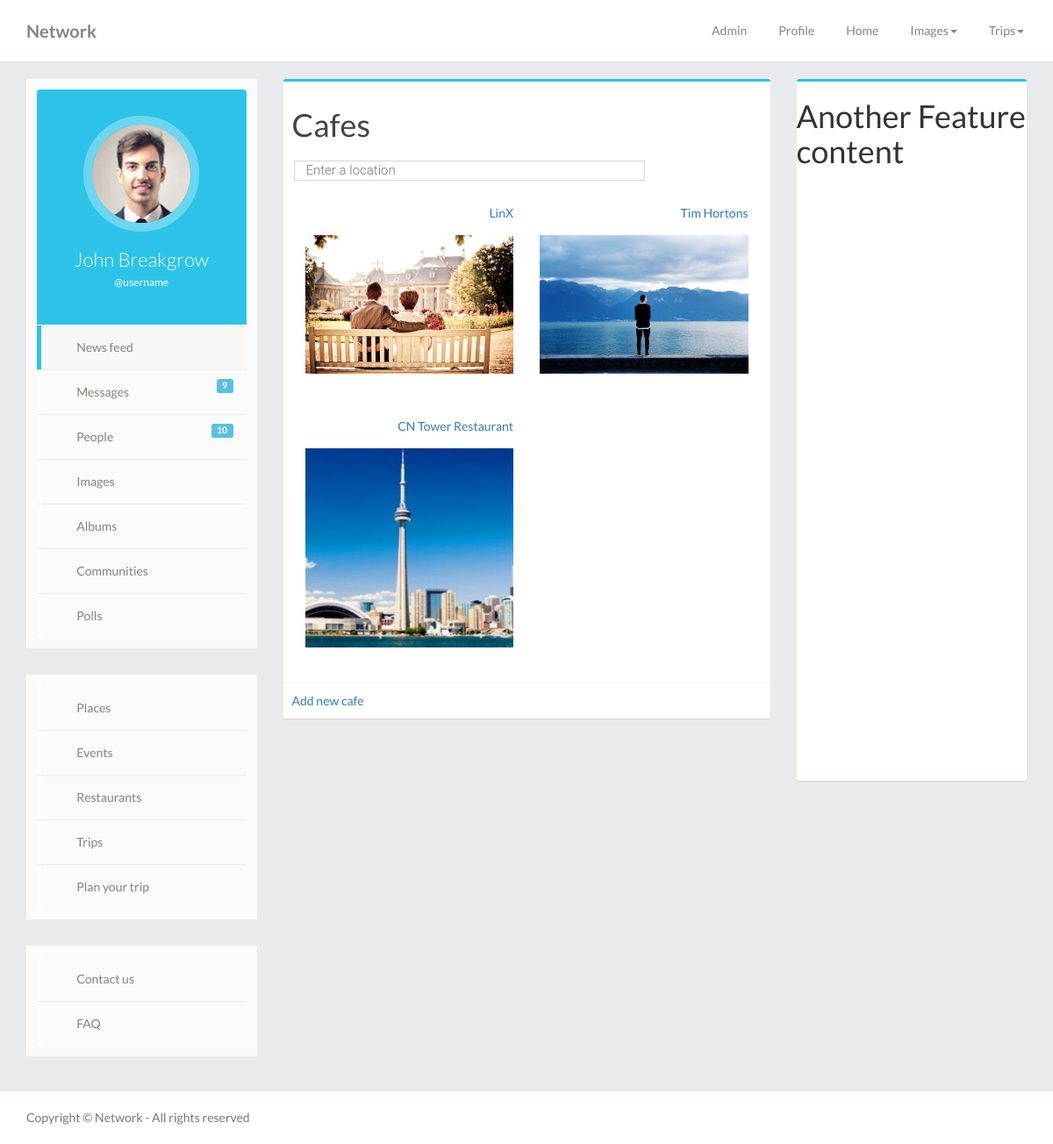
Page /home.php?feature=cafes&action=viewlist on the committed database.
### tables this page shows
CREATE TABLE `restaurants` (
  `id` int(10) NOT NULL,
  `global_type` int(11) NOT NULL DEFAULT '3',
  `cat_id` int(10) NOT NULL,
  `title` varchar(255) NOT NULL,
  `image` varchar(255) DEFAULT NULL,
  `description` text NOT NULL,
  `contact` varchar(255) DEFAULT NULL,
  `address` varchar(255) NOT NULL,
  `lat` varchar(255) NOT NULL,
  `lng` varchar(255) NOT NULL,
  `working_hours` varchar(255) NOT NULL,
  `rating` varchar(255) NOT NULL DEFAULT '0',
  `posted_by` int(10) NOT NULL,
  `posted_date` datetime NOT NULL,
  `approved` int(11) NOT NULL DEFAULT '0',
  `verified` int(11) NOT NULL DEFAULT '0'
);

### features/restaurants/models/cafe.php (called while the page is built, shortened)
<?php
class CafeDAO
{
    private $db;
    public function __construct($db)
    {
        $this->db=$db;
    }
    public function getUserCafes($user_id){
        $query ="SELECT * FROM restaurants WHERE posted_by=:usr;";
        $pdostmt=$this->db->prepare($query);
        $pdostmt->bindValue(':usr',$user_id,PDO::PARAM_STR);
        $pdostmt->execute();
        $cafes=$pdostmt->fetchAll(PDO::FETCH_CLASS,"Cafe");
        return $cafes;
    }
}
class Cafe implements JsonSerializable
{
    private $id;
    private $title;
    private $image;
    public function getId()
    {
        return $this->id;
    }
    public function getTitle()
    {
        return $this->title;
    }
    public function getImage()
    {
        return $this->image;
    }
}

### features/restaurants/views/view_cafes.php (the view, shortened to what this page needs)
<div class="box">
	<h1 class="box-header">Cafes</h1>
    <div style="height:40px;">
        <form id="search_form" action="" method="post">
            <input id="pac-input" name="search_place"  type="text" value="<?php echo $search_place;?>" placeholder="Enter a location">
        </form>
    </div>
    <div class="box-body row widget">
        <?php $counter = 0; foreach ($cafes as $cafe) {?>
        <div class="col-lg-6 col-md-6 col-sm-6 no-padding">
            <div class="widget-header">
                 <a href='home.php?feature=cafes&action=viewcafe&id=<?php echo($cafe->getId());?>'><?php echo(  $cafe->getTitle());?></a><br/>
            </div>
            <div class="widget-content">
                 <a href='home.php?feature=cafes&action=viewcafe&id=<?php echo($cafe->getId());?>'>
                    <img width="100%" src="<?php echo($cafe->getImage());?>">
                </a><br/>
            </div>
        </div>
        <?php if(++$counter % 2 === 0):?> </div><div class="box-body row widget"><?php endif;?>
        <?php };?>
    </div>
    <div class="box-footer">
        <a href="home.php?feature=cafes&action=addcafe">Add new cafe</a>
    </div>
</div>

### css/timeline.css (style rules this page uses)
html { position: relative; min-height: 100%; }
body { font-family: Lato,"Helvetica Neue",Arial,Verdana,Tahoma,"Lucida Sans",FreeSans,"Lucida Sans Unicode","Luxi Sans",sans-serif; background: #e9eaed; overflow-x:hidden; }
.widget { padding: 0; -webkit-box-shadow: none; -moz-box-shadow: none; box-shadow: none; margin: 0 0 30px 0 }
.widget-header { position: relative; min-height: 35px; background: #fff; color: #555; padding-left: 12px; text-align: right }
.box { position: relative; border-radius: 3px; background: #ffffff; border-top: 3px solid #2dc3e8; margin-bottom: 20px; width: 100%; box-shadow: 0 1px 1px rgba(0,0,0,0.1); }
.box-header { color: #444; display: block; padding: 10px; position: relative; }
.box-body { border-top-left-radius: 0; border-top-right-radius: 0; border-bottom-right-radius: 3px; border-bottom-left-radius: 3px; padding: 10px; overflow: hidden; }
.box-footer { border-top-left-radius: 0; border-top-right-radius: 0; border-bottom-right-radius: 3px; border-bottom-left-radius: 3px; border-top: 1px solid #f4f4f4; padding: 10px; background-color: #fff; }
a, a:hover { text-decoration: none; }

### css/forms.css (style rules this page uses)
textarea, input[type="text"], input[type="password"], input[type="datetime"], input[type="datetime-local"], input[type="date"], input[type="month"], input[type="time"], input[type="week"], input[type="number"], input[type="email"], input[type="url"], input[type="search"], input[type="tel"], input[type="color"] { -webkit-border-radius: 0 !important; -webkit-background-clip: padding-box !important; -moz-border-radius: 0 !important; -moz-background-clip: padding !important; border-radius: 0 !important; background-clip: padding-box !important; color: #858585; background-color: #fbfbfb; border: 1px solid #d5d5d5; font-family: inherit; -webkit-transition: -webkit-box-shadow .45s, border-color .45s ease-in-out; -moz-transition: -moz-box-shadow .45s, border-color .45s ease-in-out; -o-transition: box-shadow .45s, border-color .45s ease-in-out; transition: box-shadow .45s, border-color .45s ease-in-out; -webkit-box-shadow: none; -moz-box-shadow: none; box-shadow: none }

### features/places/style.css (style rules this page uses)
#pac-input { background-color: #fff; font-family: Roboto; font-size: 15px; font-weight: 300; margin-left: 12px; padding: 0 11px 0 13px; text-overflow: ellipsis; width: 400px; }

### rows in the picture
restaurants: title "LinX", image (picture)
restaurants: title "Tim Hortons", image (picture)
restaurants: title "CN Tower Restaurant", image (picture)
